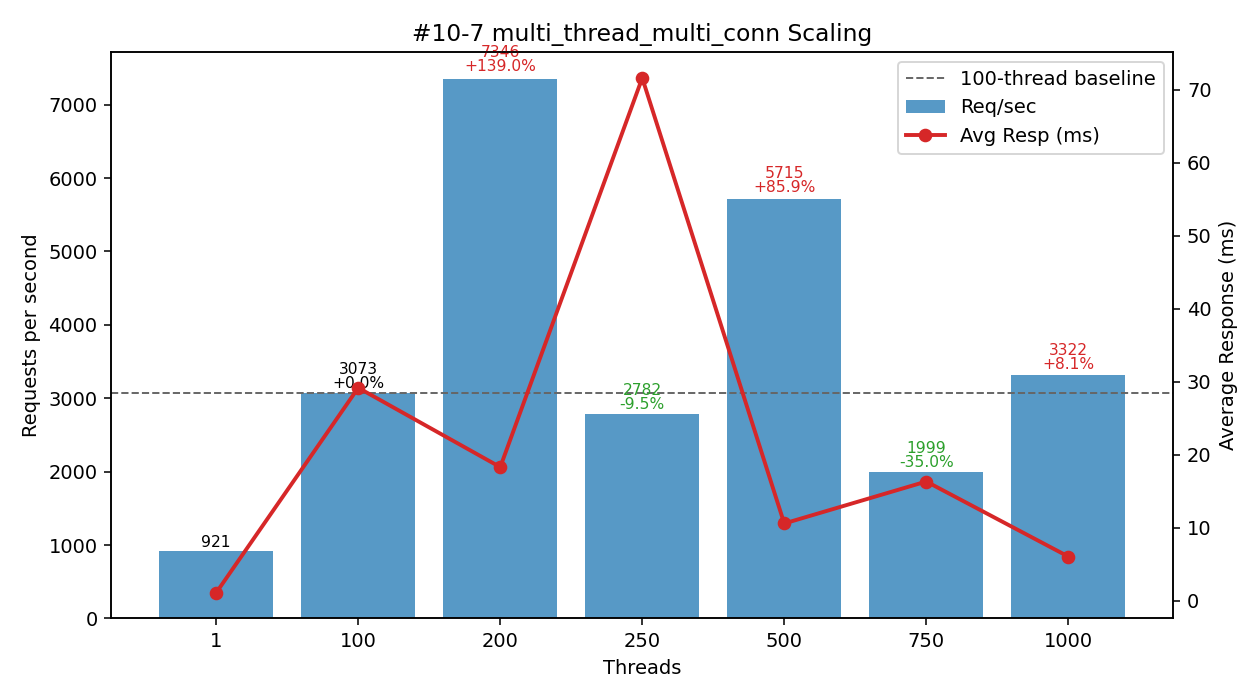

Here is the Python script that generated this plot:
#!/usr/bin/env python3
"""
Plot multi_thread_multi_conn performance (#10-7 TiDB GCP Simultaneous Execution Off-Peak dataset) - Threads vs Req/sec and Avg Latency.

Template preserved:
 - DATA constant (threads, req_per_sec, avg_resp_ms, total_time_s)
 - ASCII table: Threads | Req/sec | Avg_ms | Req/sec/Thread | ΔRPS_vs100%
 - 100-thread baseline (deltas & dashed line)
 - Dual-axis matplotlib (bars=RPS, line=latency) with per-bar annotation (RPS + Δ%)
 - Scaling & observations section

Output: #10-7.png
"""

# (threads, req_per_sec, avg_resp_ms, total_time_s)
DATA = [
    (1,    921.46,   1.084, 10.852),
    (100, 3073.36,  29.162,  3.254),
    (200, 7345.93,  18.292,  1.361),
    (250, 2781.75,  71.623,  3.595),
    (500, 5714.87,  10.568,  1.750),
    (750, 1998.97,  16.320,  5.003),
    (1000,3322.01,   6.039,  3.010),
]

PNG_NAME = "#10-7.png"


def analyze(data):
    peak = max(data, key=lambda r: r[1])
    efficiencies = [(t, rps / t) for t, rps, *_ in data if t > 1]
    best_eff = max(efficiencies, key=lambda x: x[1]) if efficiencies else None
    base100 = next((r for r in data if r[0] == 100), None)
    scaling = []
    if base100:
        base_rps = base100[1]
        for t, rps, *_ in data:
            if t >= 100:
                scaling.append((t, rps / base_rps))
    return {"peak": peak, "best_eff": best_eff, "scaling": scaling}


def ascii_table(data):
    base = next((r[1] for r in data if r[0] == 100), None)
    headers = ["Threads", "Req/sec", "Avg_ms", "Req/sec/Thread", "ΔRPS_vs100%"]
    rows = []
    for t, rps, avg_ms, _ in data:
        eff = rps / t
        delta_pct = (rps - base) / base * 100.0 if base and t != 100 else 0.0
        rows.append((t, rps, avg_ms, eff, delta_pct))
    col_widths = []
    for i, h in enumerate(headers):
        max_content = max(len(f"{row[i]:.2f}" if isinstance(row[i], float) else str(row[i])) for row in rows)
        col_widths.append(max(len(h), max_content))

    def fmt(val, i):
        return (f"{val:.2f}" if isinstance(val, float) else str(val)).rjust(col_widths[i])

    lines = [
        " | ".join(headers[i].ljust(col_widths[i]) for i in range(len(headers))),
        "-+-".join('-'*w for w in col_widths)
    ]
    for row in rows:
        lines.append(" | ".join(fmt(row[i], i) for i in range(len(headers))))
    return "\n".join(lines)


def make_plot(data):
    try:
        import matplotlib.pyplot as plt
    except Exception:  # pragma: no cover
        print("[WARN] matplotlib not available, skipping PNG generation.")
        print("Install with: pip install matplotlib")
        return False

    threads = [r[0] for r in data]
    rps = [r[1] for r in data]
    avg_ms = [r[2] for r in data]

    fig, ax1 = plt.subplots(figsize=(9, 5))
    bars = ax1.bar([str(t) for t in threads], rps, color="#1f77b4", alpha=0.75, label="Req/sec")
    ax1.set_xlabel("Threads")
    ax1.set_ylabel("Requests per second")
    ax1.set_title("#10-7 multi_thread_multi_conn Scaling")

    ax2 = ax1.twinx()
    ax2.plot([str(t) for t in threads], avg_ms, color="#d62728", marker="o", linewidth=2, label="Avg Resp (ms)")
    ax2.set_ylabel("Average Response (ms)")

    base_rps = next((r[1] for r in data if r[0] == 100), None)
    if base_rps:
        ax1.axhline(base_rps, color='#666', linestyle='--', linewidth=1, label='100-thread baseline')

    for b, (t, val) in zip(bars, [(r[0], r[1]) for r in data]):
        if base_rps and t >= 100:
            delta_pct = (val - base_rps) / base_rps * 100.0
            delta_str = f"{delta_pct:+.1f}%" if t != 100 else "+0.0%"
            color = '#000' if t == 100 else ('#d62728' if delta_pct > 0 else '#2ca02c')
            ax1.text(b.get_x()+b.get_width()/2, b.get_height()*1.01,
                     f"{val:.0f}\n{delta_str}", ha='center', va='bottom', fontsize=8, color=color, linespacing=0.9)
        else:
            ax1.text(b.get_x()+b.get_width()/2, b.get_height()*1.01,
                     f"{val:.0f}", ha='center', va='bottom', fontsize=8)

    lines, labels = [], []
    for ax in (ax1, ax2):
        L = ax.get_legend_handles_labels()
        lines.extend(L[0]); labels.extend(L[1])
    ax1.legend(lines, labels, loc='upper right')

    fig.tight_layout()
    fig.savefig(PNG_NAME, dpi=140)
    print(f"[OK] Saved plot -> {PNG_NAME}")
    return True


def main():
    print("#10-7 multi_thread_multi_conn dataset:")
    print(ascii_table(DATA))
    results = analyze(DATA)
    peak_threads, peak_rps, peak_avg, _ = results["peak"]
    print(f"\nPeak throughput at {peak_threads} threads: {peak_rps:.2f} req/sec (avg {peak_avg:.3f} ms)")
    if results["best_eff"]:
        t, eff = results["best_eff"]
        print(f"Best per-thread efficiency (t>1) at {t} threads: {eff:.2f} req/sec/thread")
    if results["scaling"]:
        print("\nScaling vs 100-thread baseline (>=100 threads):")
        for t, ratio in results["scaling"]:
            pct = (ratio - 1) * 100
            sign = "+" if pct >= 0 else ""
            print(f"  {t:>4} threads: {ratio*100:5.1f}% of baseline ({sign}{pct:.2f}%)")

    base_rps = next((r[1] for r in DATA if r[0] == 100), None)
    print("\nObservations:")
    print(" - Peak throughput at 200 threads: 7345.93 req/sec (+139.0% vs 100T 3073.36) with lower latency 18.292 ms (-37.3% vs 29.162 ms baseline)")
    print(" - Secondary high: 5714.87 @500T (+85.9%) with further latency improvement 10.568 ms (-63.8% vs baseline)")
    print(" - 1000T delivers 3322.01 (+8.1%) and the best latency 6.039 ms (-79.3%), but throughput is 54.8% below the 200T peak")
    print(" - Regression points: 250T 2781.75 (-9.5%) latency spike 71.623 ms (2.45x); 750T 1998.97 (-34.9%) latency 16.320 ms (-44.0%) yet poor efficiency")
    print(" - Per-thread efficiency: 30.73 (100T) → 36.73 (200T peak) → 11.13 (250T) → 11.43 (500T) → 2.67 (750T) → 3.32 (1000T)")
    print(" - Latency non-monotonic: improves strongly at 200T & 500T, spikes at 250T, remains low at high concurrency (possible batching / scheduler behavior) — verify measurement fidelity")
    print(" - Single-thread to 100T scaling: +234% throughput (921.46 → 3073.36) at cost of ~26.9x latency (1.084 → 29.162 ms)")
    print(" - Trade-offs: 200T maximizes throughput with improved latency; 500T offers solid throughput with even better latency; 1000T optimizes latency but with modest throughput gains vs baseline")
    print(" - Recommendation: run near 200T for peak throughput; consider 500T if latency minimization is priority with still high RPS; use 1000T only if ultra-low latency outweighs throughput loss; avoid 250T & 750T due to instability/inefficiency")
    make_plot(DATA)


if __name__ == "__main__":
    main()
